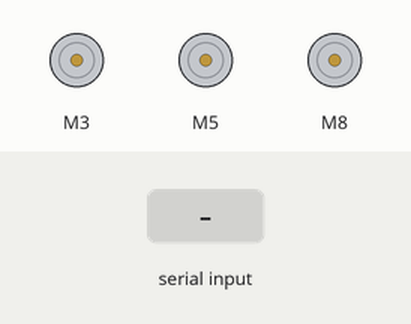
Bench run of a sketch on a simulated Arduino Uno, built with avr-gcc and run on an emulated ATmega328P. On the bench: 3 × DC motor (green arrow = forward, orange = backward, longer = faster). Inputs (shaded band) come from the test bench.

Above: at 1.2 s.
1.3 s: "W" received over Serial
At 2.2 s:
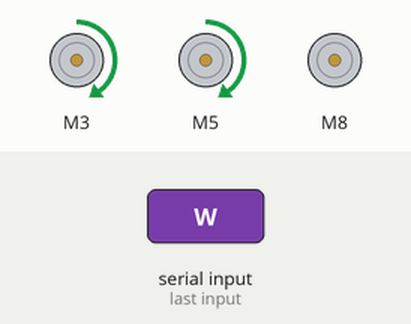
2.8 s: byte 65 ('A') received over Serial
At 3.3 s:
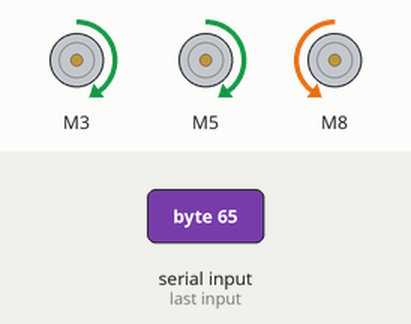
4.3 s: byte 68 ('D') received over Serial
At 5.5 s:
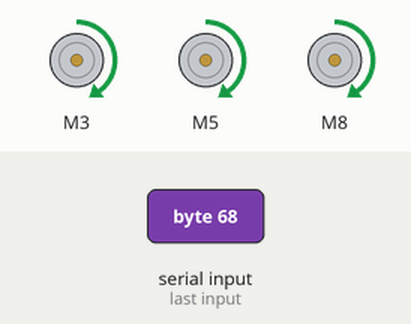
5.8 s: "X" received over Serial
At 6.8 s:
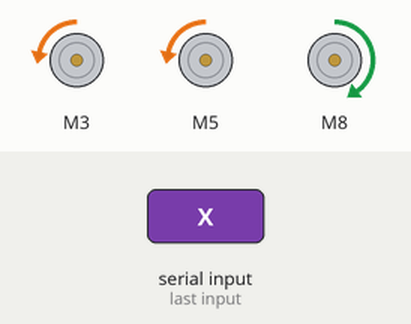
7.3 s: "S" received over Serial
At 8.0 s:
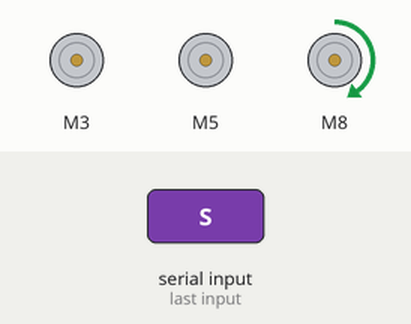
8.8 s: "H" received over Serial
At 9.1 s:
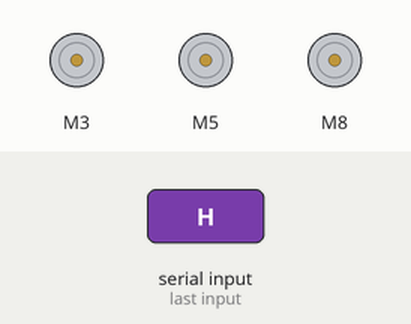
Timing chart, 0 to 11.3 s (numbered marks = the images above; inputs shaded):
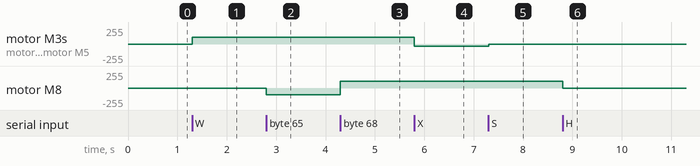

Measured:
- after the input at 1.3 s, motor M3, motor M5: stopped → forward 100/255 at once
- after the input at 2.8 s, motor M8: stopped → backward 100/255 at once
- after the input at 4.3 s, motor M8: backward 100/255 → forward 100/255 at once
- after the input at 5.8 s, motor M3, motor M5: forward 100/255 → backward 30/255 at once
- after the input at 7.3 s, motor M3, motor M5: backward 30/255 → stopped at once
- after the input at 8.8 s, motor M8: forward 100/255 → stopped at once

The sketch:

keybd.ino
```cpp
#include "CytronMotorDriver.h"

// 핀 설정
const int pwmPin_r= 3;
const int dirPin_r= 4;
const int pwmPin_l= 5;
const int dirPin_l= 6;
const int pwmPin_s = 8;
const int dirPin_s = 9;

CytronMD motor1(PWM_DIR, pwmPin_r, dirPin_r);
CytronMD motor2(PWM_DIR, pwmPin_l, dirPin_l);
CytronMD motor3(PWM_DIR, pwmPin_s, dirPin_s);

void controlDriveMotor(char command) {
  if (command == 'W') {
    // 전진
    motor1.setSpeed(100);
    motor2.setSpeed(100);
  }else if (command == 'X') {
    // 오른쪽 앞으로 (오른쪽 모터를 더 느리게, 왼쪽 모터는 정상 속도)
    motor1.setSpeed(-30);  // 오른쪽 모터를 더 느리게 하여 오른쪽으로 회전
    motor2.setSpeed(-30);
  }
   else if (command == 'S') {
    // 정지
    motor1.setSpeed(0);
    motor2.setSpeed(0);
  } else if (command == 'F') {
    // 왼쪽 앞으로 (왼쪽 모터를 더 느리게, 오른쪽 모터는 정상 속도)
    motor1.setSpeed(100);
    motor2.setSpeed(100);  // 왼쪽 모터를 더 느리게 하여 왼쪽으로 회전
  } else if (command == 'G') {
    // 오른쪽 앞으로 (오른쪽 모터를 더 느리게, 왼쪽 모터는 정상 속도)
    motor1.setSpeed(100);  // 오른쪽 모터를 더 느리게 하여 오른쪽으로 회전
    motor2.setSpeed(100);
  }else if (command == 'H') {
    // 오른쪽 앞으로 (오른쪽 모터를 더 느리게, 왼쪽 모터는 정상 속도)
    motor1.setSpeed(-30);  // 오른쪽 모터를 더 느리게 하여 오른쪽으로 회전
    motor2.setSpeed(-30);
  }else if (command == 'I') {
    // 오른쪽 앞으로 (오른쪽 모터를 더 느리게, 왼쪽 모터는 정상 속도)
    motor1.setSpeed(-30);  // 오른쪽 모터를 더 느리게 하여 오른쪽으로 회전
    motor2.setSpeed(-30);
  }
  else if (command == 'B') {
    // 오른쪽 앞으로 (오른쪽 모터를 더 느리게, 왼쪽 모터는 정상 속도)
    motor1.setSpeed(150);  // 오른쪽 모터를 더 느리게 하여 오른쪽으로 회전
    motor2.setSpeed(150);
  }
  else if (command == 'N') {
    // 오른쪽 앞으로 (오른쪽 모터를 더 느리게, 왼쪽 모터는 정상 속도)
    motor1.setSpeed(150);  // 오른쪽 모터를 더 느리게 하여 오른쪽으로 회전
    motor2.setSpeed(150);
  }
  else if (command == 'M') {
    // 오른쪽 앞으로 (오른쪽 모터를 더 느리게, 왼쪽 모터는 정상 속도)
    motor1.setSpeed(150);  // 오른쪽 모터를 더 느리게 하여 오른쪽으로 회전
    motor2.setSpeed(150);
  }
}

void setup() {
  Serial.begin(9600);
}

void loop() {
  if (Serial.available() > 0) {
    char input = Serial.read();

    if (input == 'W' || input == 'F' || input == 'G' || input == 'S'|| input=='X' || input=='B' || input=='N' || input=='M') {
      controlDriveMotor(input);  // 이동 제어
    } else if (input == 'A') {
      motor3.setSpeed(-100);  // 왼쪽으로 조향
    } else if (input == 'D') {
      motor3.setSpeed(100);  // 오른쪽으로 조향
    } else {
      motor3.setSpeed(0);  // 조향 움직임 멈춤
    }
  }
}
```
